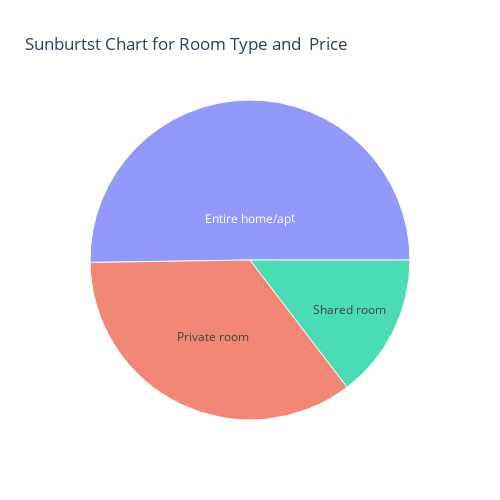

Notebook code for this chart:
### Code cell
fig = px.sunburst(price_Df,
                 path=['Room_type'],
                 values='price',
                 title='Sunburtst Chart for Room Type and  Price')
fig.update_layout(width =500, height = 500)

fig.show()

### Figure 1 — Plotly figure (JSON) as saved in the notebook; plotly's stock layout.template omitted (floating-point values rounded to 4 significant figures)
{"data": [{"branchvalues": "total", "domain": {"x": [0, 1], "y": [0, 1]}, "hovertemplate": "labels=%{label}<br>price=%{value}<br>parent=%{parent}<br>id=%{id}<extra></extra>", "ids": ["Entire home/apt", "Private room", "Shared room"], "labels": ["Entire home/apt", "Private room", "Shared room"], "name": "", "parents": ["", "", ""], "type": "sunburst", "values": [43110.0, 30150.0, 12540.0]}], "layout": {"height": 500, "legend": {"tracegroupgap": 0}, "title": {"text": "Sunburtst Chart for Room Type and  Price"}, "width": 500}}
